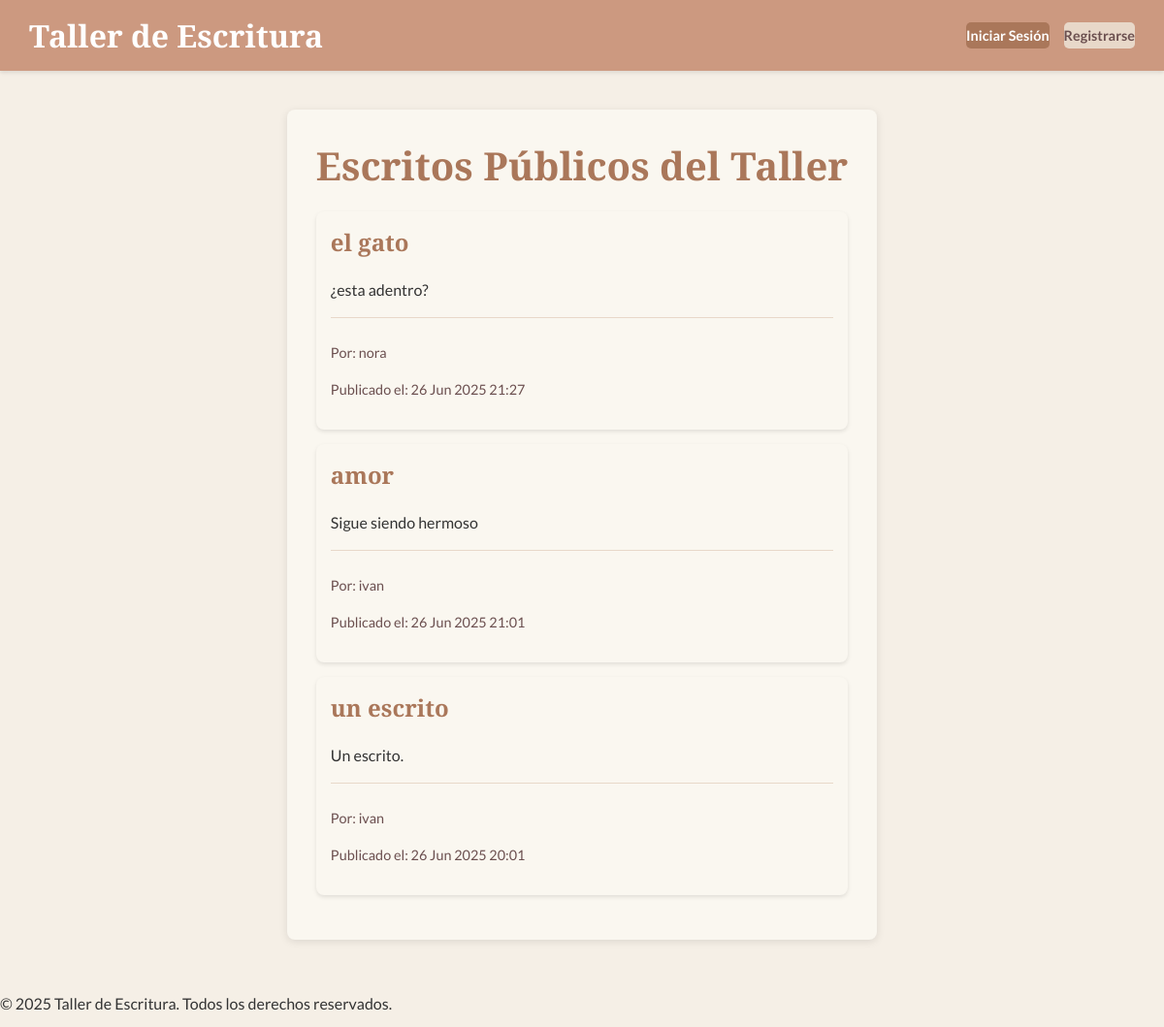
Before: /escritura/ with the older database file.
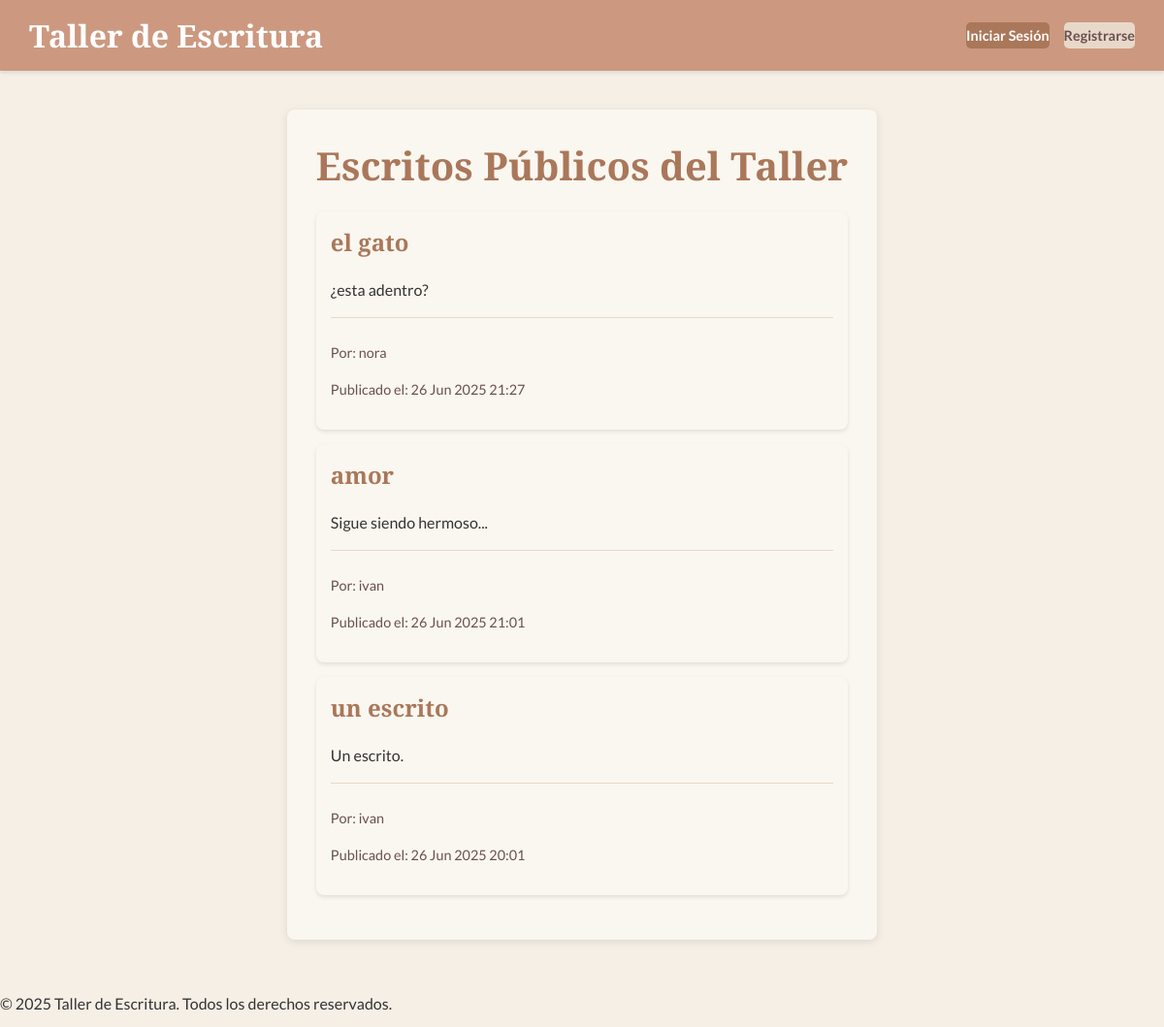
After: the same page with the newer database file.
### escritura/models.py (models this page shows)
class Escrito(models.Model):
    ESTADO_CHOICES = [
        ('BORRADOR', 'Borrador'),
        ('PRIVADO', 'Privado'),
        ('PUBLICO', 'Público'),
    ]
    autor = models.ForeignKey(User, on_delete=models.CASCADE, related_name='escritos')
    titulo = models.CharField(max_length=200)
    contenido = RichTextUploadingField() # MODIFICADO: Usa RichTextUploadingField para permitir subir archivos
    fecha_creacion = models.DateTimeField(auto_now_add=True)
    fecha_actualizacion = models.DateTimeField(auto_now=True)
    estado = models.CharField(max_length=10, choices=ESTADO_CHOICES, default='BORRADOR')
    def __str__(self):
        return f"{self.titulo} por {self.autor.username}"
    class Meta:
        ordering = ['-fecha_creacion']
        verbose_name = "Escrito"
        verbose_name_plural = "Escritos"

### escritura/views.py (the view)
# urls.py: path('', views.lista_escritos, name='lista_escritos'),
def lista_escritos(request):
    escritos = Escrito.objects.filter(estado='PUBLICO').order_by('-fecha_creacion')
    print(f"DEBUG: Escritos públicos recuperados: {escritos}")
    print(f"DEBUG: Cantidad de escritos públicos: {escritos.count()}")
    for escrito in escritos:
        print(f"DEBUG: Escrito ID: {escrito.pk}, Título: {escrito.titulo}, Estado: {escrito.estado}, Autor: {escrito.autor.username}")
    contexto = {
        'escritos': escritos
    }
    return render(request, 'escritura/lista_escritos.html', contexto)

### escritura/templates/escritura/lista_escritos.html (shortened to what this page needs)
{% extends 'base.html' %}
{% block content %}
    <h1 class="page-title">Escritos Públicos del Taller</h1>
    {% if escritos %}
        <ul class="escrito-list">
            {% for escrito in escritos %}
                <li class="escrito-item">
                    <h2><a href="{% url 'escritura:detalle_escrito' pk=escrito.pk %}">{{ escrito.titulo }}</a></h2>
                    <p>{{ escrito.contenido|truncatechars:200 }}</p>
                    <div class="escrito-meta">
                        <p>Por: {{ escrito.autor.username }}</p>
                        <p>Publicado el: {{ escrito.fecha_creacion|date:"d M Y H:i" }}</p>
                    </div>
                </li>
            {% endfor %}
        </ul>
    {% else %}
        <p>No hay escritos públicos disponibles en este momento.</p>
    {% endif %}
{% endblock %}

Changed rows visible on the page:
changed Escrito "amor": contenido "Sigue siendo hermoso" → "Sigue siendo hermoso..."
